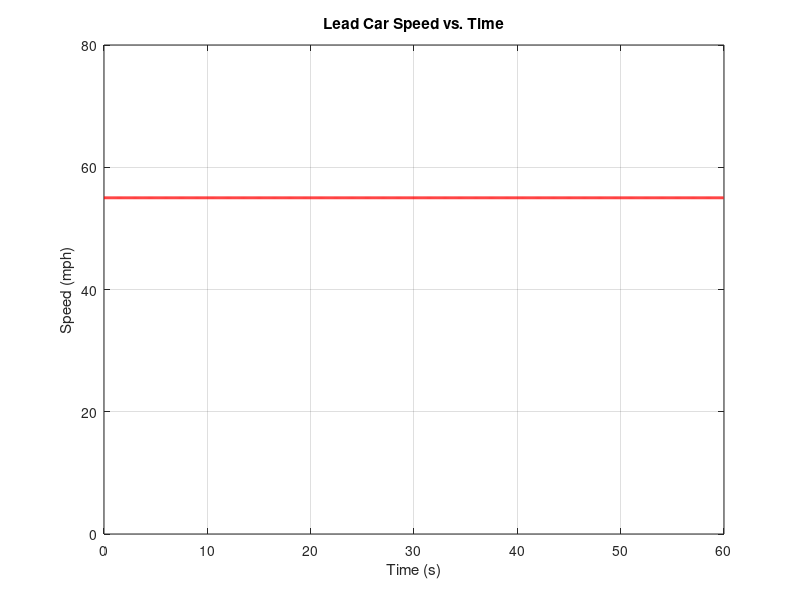
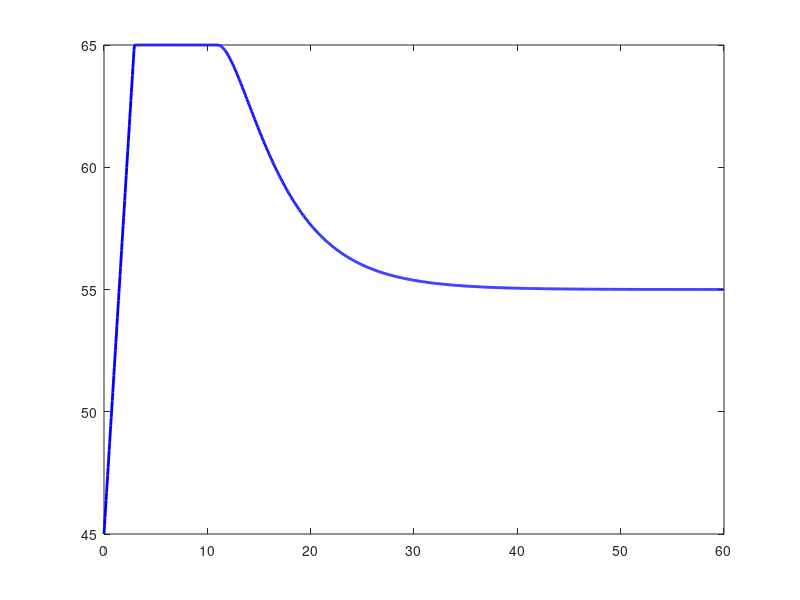

Source code (MATLAB) for these figures, in order: (Note: this script raises an error after producing the figures.)
% Numerical Methods Final Project: Danny Radke, Justin Song, Nick Magnani
% PARAMETERS
scenario = 1; % Choose 1, 2, or 3
%Conversion Constants
mph_to_fts = 5280/3600; %converts mph to ft/s
% Simulation parameters
dt = 0.05; % time step in seconds
t_max = 60; % total simulation time in seconds
steps = t_max / dt;
time = (0:steps-1) * dt;
% PID constants
Kp = 0.1;
Kd = 0.7;
% Follower Car Unchanged Parameters
fol_initial_pos = 0; % ft
target_gap = 180; % ft
% Lead Vehicle Unchanged Parameters
lead_initial_pos = 400; % ft
% Changing Parameters for required scenarios:
switch scenario
    case 1 % Constant speed lead car
        lead_vel = ones(1, steps) * 55 * mph_to_fts;
        fol_initial_vel = 45; % mph
        fol_target_vel = 65; % mph
    case 2 % Sudden braking
        lead_vel = ones(1, steps) * 55 * mph_to_fts;
        brake_time = 10; % seconds
        brake_idx = round(brake_time / dt);
        brake_rate = -15; % ft/s² (reasonable heavy braking)
        for i = brake_idx:steps-1
            lead_vel(i+1) = max(lead_vel(i) + brake_rate * dt, 0);
        end
        fol_initial_vel = 45; %mph
        fol_target_vel = 55; %mph
    case 3 % Sinusoidal speed between 50 and 70 mph (reasonable highway speeds)
        lead_vel = 60 + 10 * sin(2 * pi * time / 30); % period = 30 sec
        lead_vel = lead_vel * mph_to_fts; % Convert to ft/s
        fol_initial_vel = 65; %mph
        fol_target_vel = 75; %mph
    otherwise
        error('Invalid scenario selected.');
end
% ADAPTIVE ALGORITHM
%Velocity from mph to ft/s
fol_initial_vel= fol_initial_vel*mph_to_fts;
fol_target_vel= fol_target_vel*mph_to_fts;
% Vector Initialization
lead_pos = zeros(1, steps);
lead_pos(1) = lead_initial_pos;
fol_pos = zeros(1, steps);
fol_pos(1) = fol_initial_pos;
fol_vel = zeros(1, steps);
fol_vel(1) = fol_initial_vel;
gap = zeros(1, steps);
% Simulation loop
for i = 2:steps
    % Lead car
    lead_pos(i) = lead_pos(i-1) + lead_vel(i-1) * dt;
    % Calculate gap and error
    gap(i-1) = lead_pos(i-1) - fol_pos(i-1);
    error = gap(i-1) - target_gap;
    if i == 2
        prev_error = error;
    end
    d_error = (error - prev_error) / dt;
    % PID acceleration
    accel = Kp * error + Kd * d_error;
    prev_error = error;
    % Clamp acceleration to realistic values (+10 ft/s², -15 ft/s²)
    accel = max(min(accel, 10), -15);
    % Euler for follower velocity
    fol_vel(i) = fol_vel(i-1) + accel * dt;
    % Ensure follower speed doesn't exceed the target speed or go below
    % zero
    fol_vel(i) = max(0, min(fol_vel(i), fol_target_vel));
    % Euler for follower position
    fol_pos(i) = fol_pos(i-1) + fol_vel(i-1) * dt;
end
gap(steps) = lead_pos(steps) - fol_pos(steps);
% PLOTTING RESULTS
% Convert speeds from ft/s to mph for readability in plots
lead_speed_mph = lead_vel * 3600 / 5280;
fol_speed_mph = fol_vel * 3600 / 5280;
fol_target_vel_mph = fol_target_vel * 3600 / 5280;
% PLOT 1: Lead Car Speed
figure;
plot(time, lead_speed_mph, 'r-', 'LineWidth', 2);
xlabel('Time (s)');
ylabel('Speed (mph)');
title('Lead Car Speed vs. Time');
ylim([0 80]);
grid on;
% PLOT 2: Follower Car Speed
figure;
plot(time, fol_speed_mph, 'b-', 'LineWidth', 2);
yline(fol_target_vel_mph, '-r', 'Target Speed');
xlabel('Time (s)');
ylabel('Speed (mph)');
title('Follower Car Speed vs. Time');
ylim([0 80]);
grid on;
% PLOT 3: Gap Between Cars
figure;
plot(time, gap, 'k-', 'LineWidth', 2);
yline(target_gap, '-r', 'Target Gap');
xlabel('Time (s)');
ylabel('Gap (ft)');
title('Gap Between Cars vs. Time');
ylim([0 450]);
grid on;
